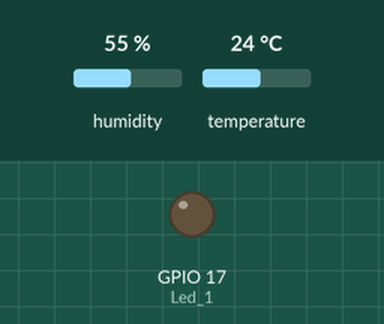
A sketch run on a simulated ESP32. Parts: output pins drawn as LEDs (lit = HIGH). Inputs (shaded band) come from the test bench; at power-on: temperature 24 °C, humidity 55 %. WiFi joins after 1.5 s; servers stay silent unless stated; what the sketch prints to the serial monitor is not drawn.

Above: at 6.2 s.
6.3 s: temperature set to 27.5 °C
14.1 s: temperature set to 28.7 °C
At 16.4 s:
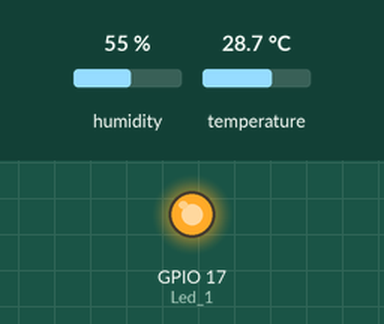
Timing chart, 0 to 17.9 s (numbered marks = the images above; inputs shaded):
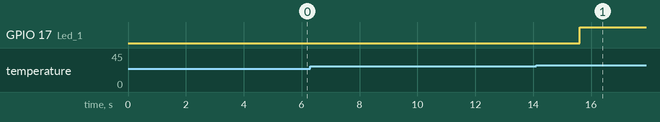

Measured:
- the behaviour switches between 28 and 28.1 °C on temperature (found by bisection; images 0 and 1)
- after the input at 6.3 s, every drawn part: stays the same
- after the input at 14.1 s, GPIO 17 (Led_1): LOW → HIGH after 1.5 s

The sketch:

Thingspeak-basic.ino
```cpp
// Thingspeak

#include <WiFi.h>
#include "ThingSpeak.h"
#include "DHT.h"

#define DHTPIN 27
#define DHTTYPE DHT22  // DHT 22  (AM2302), AM2321

char ssid[] = "SetzeroDev-2.4G";                        //ชื่อไวไฟ
char pass[] = "51552105315";                       //รหัสไวไฟ
unsigned long myChannelNumber = 2310204;          //เลข ID
const char* myWriteAPIKey = "EQ6UIXK12SHI8UN2";  //API KEY

const int Led_1 = 17;
DHT dht(DHTPIN, DHTTYPE);
WiFiClient client;

void setup() {
  Serial.begin(115200);

  WiFi.mode(WIFI_STA);
  // Connect or reconnect to WiFi
  if (WiFi.status() != WL_CONNECTED) {
    Serial.print("Attempting to connect");
    while (WiFi.status() != WL_CONNECTED) {
      WiFi.begin(ssid, pass);
      delay(5000);
    }
    Serial.println("\nConnected.");
  }
  ThingSpeak.begin(client);  // Initialize ThingSpeak
  pinMode(Led_1, OUTPUT);
  Serial.println(F("DHTxx test!"));
  dht.begin();
}

void loop() {
  // Wait a few seconds between measurements.
  delay(5000);

  // Reading temperature or humidity takes about 250 milliseconds!
  // Sensor readings may also be up to 2 seconds 'old' (its a very slow sensor)
  float h = dht.readHumidity();
  // Read temperature as Celsius (the default)
  float t = dht.readTemperature();
  // Read temperature as Fahrenheit (isFahrenheit = true)
  float f = dht.readTemperature(true);

  // Check if any reads failed and exit early (to try again).
  if (isnan(h) || isnan(t) || isnan(f)) {
    Serial.println(F("Failed to read from DHT sensor!"));
    return;
  }

  // Compute heat index in Fahrenheit (the default)
  float hif = dht.computeHeatIndex(f, h);
  // Compute heat index in Celsius (isFahreheit = false)
  float hic = dht.computeHeatIndex(t, h, false);

  ThingSpeak.setField(1, t);
  ThingSpeak.setField(2, h);

  int x = ThingSpeak.writeFields(myChannelNumber, myWriteAPIKey);

  if (x == 200) {
    Serial.println("Channel update successful.");
  } else {
    Serial.println("Problem updating channel. HTTP error code " + String(x));
  }

  if (t > 28) {
    digitalWrite(Led_1, 1);
    Serial.println(F("อุณหภูมิเกิน 28 °C"));
  } else {
    Serial.print(F("Humidity: "));
    Serial.print(h);
    Serial.print(F("%  Temperature: "));
    Serial.print(t);
    Serial.print(F("°C "));
    Serial.print(f);
    Serial.println(F("°F"));
  }

}
```
